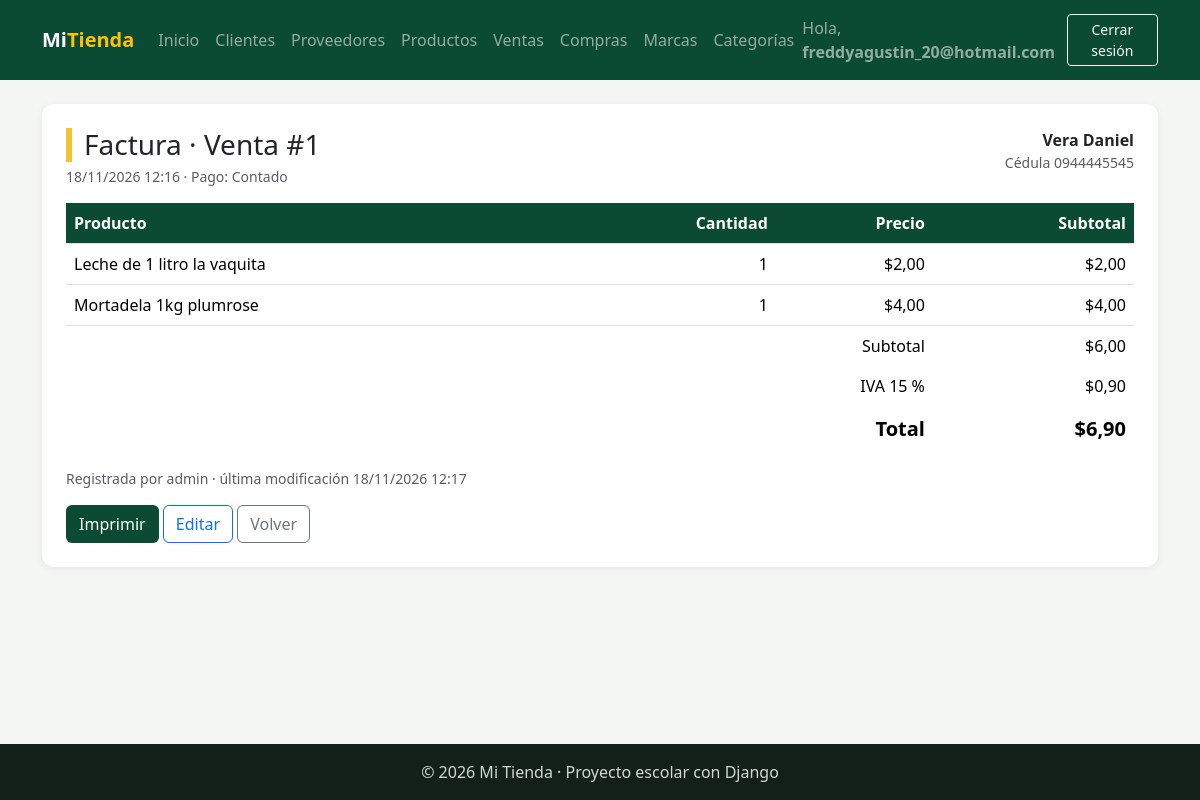
Page /facturacion/ventas/1/ (signed in) on the committed database.
### facturacion/models.py (models this page shows, shortened)
class ModeloBase(models.Model):
    user = models.ForeignKey(                    # 1:N con User: un usuario registra muchos registros
        User,
        on_delete=models.SET_NULL,               # Si borran al usuario, el registro se queda con user vacío
        null=True,                               # SET_NULL necesita que la columna acepte NULL
        blank=True,
        editable=False,                          # No aparece en formularios: lo llena la VISTA, no la persona
        related_name="%(class)s_registrados",    # %(class)s = nombre del modelo → user.producto_registrados
        verbose_name="Registrado por",
    )
    fecha_creacion = models.DateTimeField("Fecha de creación", auto_now_add=True)   # Se llena sola al CREAR
    fecha_modificacion = models.DateTimeField("Última modificación", auto_now=True) # Se actualiza sola en CADA save()
    class Meta:
        abstract = True                          # ← LA CLAVE: modelo "molde", sin tabla propia

class Venta(ModeloBase):
    cliente = models.ForeignKey(Cliente, on_delete=models.PROTECT, related_name="ventas")   # 1:N
    fecha_hora = models.DateTimeField("Fecha y hora", default=timezone.now)   # default: la hora actual, editable
    subtotal = models.DecimalField(max_digits=12, decimal_places=2, default=0, editable=False)
    iva = models.DecimalField("IVA", max_digits=12, decimal_places=2, default=0, editable=False)
    total = models.DecimalField(max_digits=12, decimal_places=2, default=0, editable=False)
    tipo_pago = models.CharField(
        "Tipo de pago",
        max_length=15,
        choices=TipoPago.choices,                # Solo acepta contado, credito, transferencia o tarjeta
        default=TipoPago.CONTADO,
    )
    class Meta:
        verbose_name = "Venta"
        verbose_name_plural = "Ventas"
        ordering = ["-fecha_hora"]               # La más reciente primero
    def __str__(self):
        return f"Venta #{self.pk}"

class Cliente(ModeloBase):
    cedula = models.CharField("Cédula", max_length=10, unique=True)
    nombres = models.CharField(max_length=80)
    apellidos = models.CharField(max_length=80)
    email = models.EmailField("Correo", blank=True)
    telefono = models.CharField("Teléfono", max_length=15, blank=True)
    direccion = models.CharField("Dirección", max_length=200, blank=True)
    class Meta:
        verbose_name = "Cliente"
        verbose_name_plural = "Clientes"
        ordering = ["apellidos", "nombres"]
    def __str__(self):
        return f"{self.apellidos} {self.nombres}"

class DetalleVenta(ModeloBase):
    venta = models.ForeignKey(Venta, on_delete=models.CASCADE, related_name="detalles")   # se borra con su venta
    producto = models.ForeignKey(Producto, on_delete=models.PROTECT, related_name="detalles_venta")
    cantidad = models.PositiveIntegerField(default=1, validators=[MinValueValidator(1)])  # mínimo 1
    precio = models.DecimalField(max_digits=10, decimal_places=2)   # precio del producto EL DÍA de la venta
    class Meta:
        verbose_name = "Detalle de venta"
        verbose_name_plural = "Detalles de venta"
    @property                                    # @property: se usa como atributo, sin paréntesis: detalle.subtotal
    def subtotal(self):
        return self.cantidad * self.precio       # NO se guarda en la tabla: se calcula cada vez

class Producto(ModeloBase):
    nombre = models.CharField(max_length=100)
    descripcion = models.TextField("Descripción", blank=True)
    precio = models.DecimalField(max_digits=10, decimal_places=2)    # Precio de VENTA actual
    stock = models.PositiveIntegerField(default=0)                   # Unidades en bodega (nunca negativo)
    imagen = models.ImageField(                  # NUEVO: guarda una FOTO
        upload_to="productos/",                  #   el archivo va a MEDIA_ROOT/productos/
        blank=True,                              #   la foto es opcional
    )                                            #   En la tabla solo se guarda el TEXTO de la ruta: "productos/a55.jpg"
    marca = models.ForeignKey(Marca, on_delete=models.PROTECT, related_name="productos")
    categorias = models.ManyToManyField(Categoria, related_name="productos", blank=True)
    activo = models.BooleanField(default=True)
    class Meta:
        verbose_name = "Producto"
        verbose_name_plural = "Productos"
        ordering = ["nombre"]

### facturacion/views.py (the view)
# urls.py: path("ventas/<int:pk>/", views.VentaDetailView.as_view(), name="venta_detalle"),
class VentaDetailView(LoginRequiredMixin, DetailView):     # VER (la factura)
    model = Venta
    template_name = "facturacion/venta_detalle.html"
    context_object_name = "venta"
    def get_queryset(self):
        return super().get_queryset().select_related("cliente", "user").prefetch_related("detalles__producto")
    def get_context_data(self, **kwargs):
        contexto = super().get_context_data(**kwargs)
        contexto["iva_porcentaje"] = IVA_TARIFA * 100      # 15
        return contexto

### facturacion/templates/facturacion/venta_detalle.html (shortened to what this page needs)
{% extends "base.html" %}
{% block contenido %}
<div class="tarjeta">
    <div class="d-flex justify-content-between flex-wrap gap-2 mb-3">
        <div>
            <h1 class="h3 titulo-pagina mb-1">Factura · {{ venta }}</h1>
            <div class="text-muted small">{{ venta.fecha_hora|date:"d/m/Y H:i" }} · Pago: {{ venta.get_tipo_pago_display }}</div>
        </div>
        <div class="text-end">
            <div class="fw-semibold">{{ venta.cliente }}</div>
            <div class="text-muted small">Cédula {{ venta.cliente.cedula }}</div>
        </div>
    </div>
    <table class="table align-middle">
        <thead><tr><th>Producto</th><th class="text-end">Cantidad</th><th class="text-end">Precio</th><th class="text-end">Subtotal</th></tr></thead>
        <tbody>
            {% for detalle in venta.detalles.all %}
            <tr>
                <td>{{ detalle.producto.nombre }}</td>
                <td class="text-end">{{ detalle.cantidad }}</td>
                <td class="text-end">${{ detalle.precio }}</td>
                <td class="text-end">${{ detalle.subtotal|floatformat:2 }}</td>
            </tr>
            {% endfor %}
        </tbody>
        <tfoot class="totales">
            <tr><td colspan="3" class="text-end">Subtotal</td><td class="text-end">${{ venta.subtotal }}</td></tr>
            <tr><td colspan="3" class="text-end">IVA {{ iva_porcentaje|floatformat:0 }} %</td><td class="text-end">${{ venta.iva }}</td></tr>
            <tr><td colspan="3" class="text-end fw-bold fs-5">Total</td><td class="text-end fw-bold fs-5">${{ venta.total }}</td></tr>
        </tfoot>
    </table>
    <p class="text-muted small">Registrada por {{ venta.user|default:"—" }} · última modificación {{ venta.fecha_modificacion|date:"d/m/Y H:i" }}</p>
    <div class="no-imprimir">
        <button type="button" class="btn btn-verde" onclick="window.print()">Imprimir</button>
        <a href="{% url 'facturacion:venta_editar' venta.pk %}" class="btn btn-outline-primary">Editar</a>
        <a href="{% url 'facturacion:venta_lista' %}" class="btn btn-outline-secondary">Volver</a>
    </div>
</div>
{% endblock %}

### templates/base.html (shortened to what this page needs)
{% load static %}
<!DOCTYPE html>
<html lang="es">
<head>
    <link href="https://cdn.jsdelivr.net/npm/bootstrap@5.3.3/dist/css/bootstrap.min.css" rel="stylesheet">
    <link rel="stylesheet" href="{% static 'css/estilos.css' %}">
</head>
<body>
    <nav class="navbar navbar-expand-lg navbar-dark barra">
        <div class="container">
            <a class="navbar-brand fw-bold" href="{% url 'home' %}">Mi<span class="text-warning">Tienda</span></a>
            <div class="collapse navbar-collapse" id="menu">
                <ul class="navbar-nav me-auto">
                    <li class="nav-item"><a class="nav-link" href="{% url 'home' %}">Inicio</a></li>
                    {% if user.is_authenticated %}
                        <li class="nav-item"><a class="nav-link" href="{% url 'facturacion:cliente_lista' %}">Clientes</a></li>
                        <li class="nav-item"><a class="nav-link" href="{% url 'facturacion:proveedor_lista' %}">Proveedores</a></li>
                        <li class="nav-item"><a class="nav-link" href="{% url 'facturacion:producto_lista' %}">Productos</a></li>
                        <li class="nav-item"><a class="nav-link" href="{% url 'facturacion:venta_lista' %}">Ventas</a></li>
                        <li class="nav-item"><a class="nav-link" href="{% url 'facturacion:compra_lista' %}">Compras</a></li>
                        <li class="nav-item"><a class="nav-link" href="{% url 'facturacion:marca_lista' %}">Marcas</a></li>
                        <li class="nav-item"><a class="nav-link" href="{% url 'facturacion:categoria_lista' %}">Categorías</a></li>
                    {% endif %}
                </ul>
                <ul class="navbar-nav align-items-lg-center gap-2">
                    {% if user.is_authenticated %}
                        <li class="nav-item navbar-text">Hola, <b>{{ user.username }}</b></li>
                        <li class="nav-item">
                            <form method="post" action="{% url 'logout' %}" class="m-0">
                                <button type="submit" class="btn btn-sm btn-outline-light">Cerrar sesión</button>
                            </form>
                        </li>
                    {% else %}
                        <li class="nav-item"><a class="nav-link" href="{% url 'login' %}">Ingresar</a></li>
                        <li class="nav-item"><a class="btn btn-sm btn-warning" href="{% url 'registro' %}">Crear cuenta</a></li>
                    {% endif %}
                </ul>
            </div>
        </div>
    </nav>
    <main class="container py-4">
        {% block contenido %}{% endblock %}
    </main>
    <footer class="pie text-center py-3">© 2026 Mi Tienda · Proyecto escolar con Django</footer>
</body>
</html>

### static/css/estilos.css (style rules this page uses)
:root { --verde: #0c4b33; --verde-claro: #2f9e6e; --amarillo: #f2c230; }
body { background-color: #f3f6f2; min-height: 100vh; display: flex; flex-direction: column; }
main { flex: 1; }
.barra { background-color: var(--verde); }
.titulo-pagina { border-left: 6px solid var(--amarillo); padding-left: 12px; }
.tarjeta { background: white; border-radius: 12px; padding: 24px; box-shadow: 0 2px 10px rgba(0,0,0,.06); }
.table thead th { background-color: var(--verde); color: white; }
.btn-verde { background-color: var(--verde); color: white; }
.pie { background-color: #13201a; color: #cfd8d3; }
.totales td { border: 0; }

### rows in the picture
Venta: id "Venta #1", fecha_hora "18/11/2026 12:16", tipo_pago "Contado", cliente "Vera Daniel", cliente.cedula "0944445545", subtotal "6,00", iva "0,90", total "6,90", user "admin", fecha_modificacion "18/11/2026 12:17"
DetalleVenta: producto.nombre "Leche de 1 litro la vaquita", cantidad "1", precio "2,00", subtotal "2,00"
DetalleVenta: producto.nombre "Mortadela 1kg plumrose", cantidad "1", precio "4,00", subtotal "4,00"

### other values in the picture
{{ user.username }} "freddyagustin_20@hotmail.com"
{{ iva_porcentaje|floatformat:0 }} "15"
